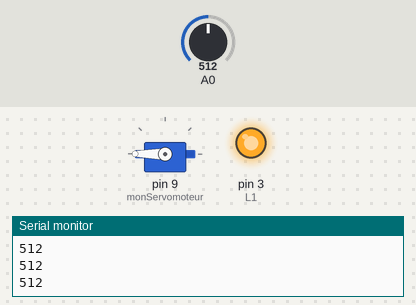
A sketch run on a simulated Arduino Uno, built with avr-gcc and run on an emulated ATmega328P. Shown: servo, output pins drawn as LEDs (lit = HIGH), the last lines printed to the serial monitor. The inputs (shaded band) are chosen by the test bench; at power-on: A0 = 512.

Above: at 1.2 s.
1.3 s: A0 set to 210
2.8 s: A0 set to 182
At 3.8 s:
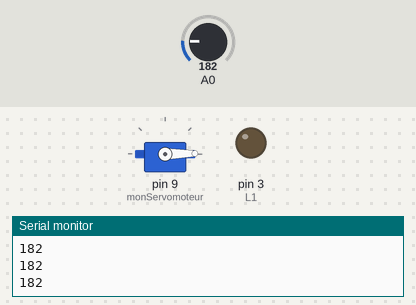
4.3 s: A0 set to 306
At 5.1 s:
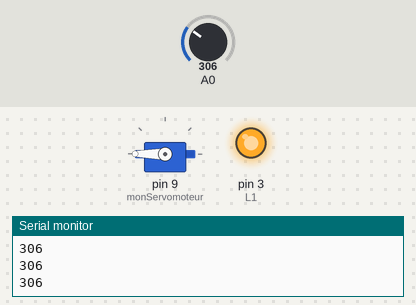
5.8 s: A0 set to 190
At 6.2 s:
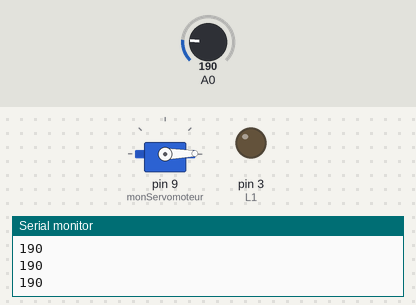
Timing chart, 0 to 8.3 s (numbered marks = the images above; inputs shaded):
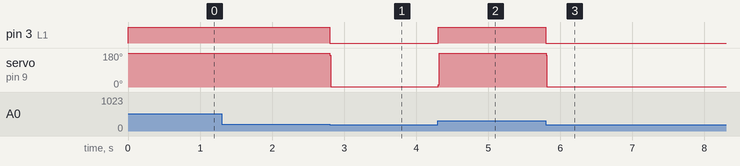

The sketch:

Eclairage_Automatique.ino
```cpp
#include <Servo.h>

Servo monServomoteur;
int x = 0;
const int L1 = 3;
void setup() {


  monServomoteur.attach(9);
  // Initialise la communication avec le PC
  Serial.begin(9600);
  pinMode(L1, OUTPUT);
}

// Fonction appelée continuellement tant que la carte Arduino est alimentée
void loop() {
  // On mesure la tension sur la broche A0
  int valeur = analogRead(A0);
  //FONCTION JOUR/OFF:
  //On va considérer qu'à partir de 200 lux captés, il fait jour. On blinde pour que cette fonction "jour" ne se relance pas tant qu'il fait jour/tant qu'il ne fait pas nuit
  if (valeur > 200 && x == 0)
  {
    digitalWrite(L1, HIGH);//La Led s'éteint
    for (int position = 0; position <= 180; position++) //Le servomoteur effectue un demi-tour
    {
      monServomoteur.write(position);//Le servomoteur bouge progressivement
    }

    x = 1; //Blindage Jour->Nuit
  }
  //FONCTION NUIT/ON
  //Blindage pour que la fonction "nuit" ne se lance pas la nuit. On considère que si on détecte 200 lux ou moins, il fait nuit
  if (valeur <= 200 && x == 1)
  {
    digitalWrite(L1, LOW);//La Led s'allume
    for (int position = 180; position > 0; position--)//Le servomoteur fait un demi-tour en arrière
    {
      monServomoteur.write(position);//Le servomoteur effectue le demi-tour progressivement
    }

    x = 0; //Blindage
  }
  // Envoi la mesure au PC pour affichage
  Serial.println(valeur);
}
```

Measured:
- the behaviour switches between 201 and 200 on A0 (found by bisection; images 0 and 1)
- after the input at 2.8 s, pin 3 (L1): HIGH → LOW at once; servo on pin 9 (monServomoteur): 180° → 1° at once
- after the input at 4.3 s, pin 3 (L1): LOW → HIGH at once; servo on pin 9 (monServomoteur): 1° → 180° at once
- after the input at 5.8 s, pin 3 (L1): HIGH → LOW at once; servo on pin 9 (monServomoteur): 180° → 1° at once
